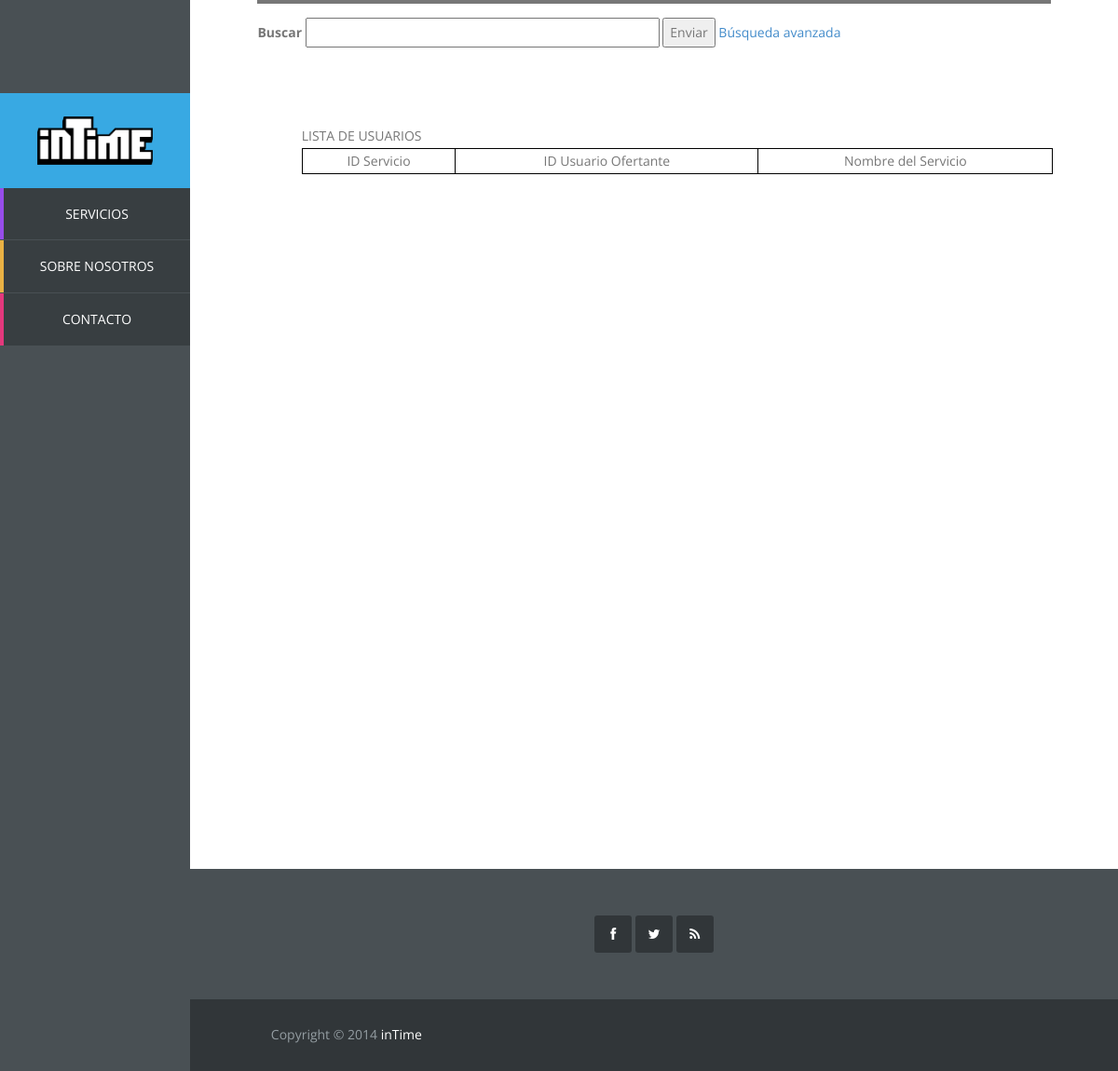
Page /vista/serviciosadmin.php on the earlier database version.
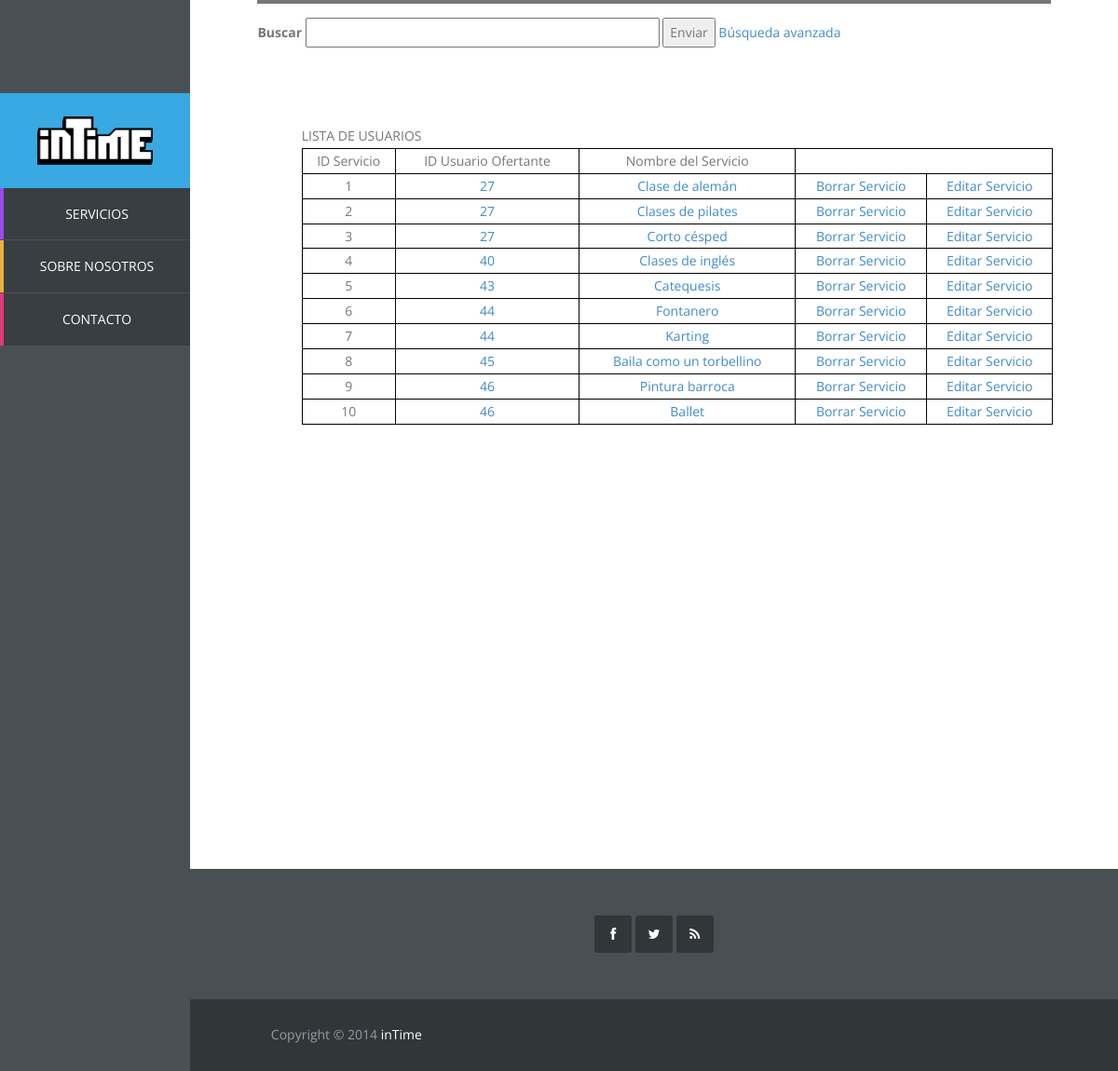
Same page on the later database version.
### tables this page shows
CREATE TABLE IF NOT EXISTS `servicio` (
  `id_servicio` int(11) NOT NULL AUTO_INCREMENT,
  `id_usuario` int(11) NOT NULL,
  `id_categoria` int(11) NOT NULL,
  `nombre_servicio` varchar(50) NOT NULL,
  `descripcion` varchar(1000) DEFAULT NULL,
  `horas` int(11) NOT NULL,
  `foto_servicio` varchar(20) DEFAULT NULL,
  PRIMARY KEY (`id_servicio`),
  KEY `id_usuario` (`id_usuario`),
  KEY `id_categoria` (`id_categoria`)
);

### controlador/op_base_datos.php (called while the page is built, shortened)
<?php
class Mysql{
	protected $host="localhost";
	protected $user="root";
    protected $clave="";
	protected function conectar(){
        $this->conexion=mysqli_connect($this->host,$this->user,$this->clave);
    }
}

### controlador/op_base_datos_servicio.php (called while the page is built, shortened)
<?php
require_once '../controlador/op_base_datos.php';
class MysqlServicio extends Mysql {
	public function mostrar_todos_servicios(){
		$pst = $this->conexion->prepare("select * from servicio");
		$pst->execute();
		$resultado = $pst->get_result();
		return $resultado;
	}
}

### vista/serviciosadmin.php (the view, shortened to what this page needs)
<!DOCTYPE html>
<?php
	require_once '../controlador/op_base_datos_servicio.php';
?>
<html lang="es">
	<?php include "head.php";?>
	<body>
		<?php include "sidebar.php"
		?>
		<div id="main-content">
			<div id="templatemo">
				<div class="section-content">
					<div class="row">
						<div class="col-md-12">
							<div class="section-title">
								<div class="buscador">
									<form method="post" action="busqueda.php" accept-charset="utf-8">
										<label>Buscar</label>
										<input type="text" name="nombrebusq" size="50">
										<button type="submit" name="submit">
											Enviar
										</button>
										<a href="">Búsqueda avanzada</a>
									</form>
								</div>
							</div>
						</div>
					</div>
					<div class="panel-admin">
						<div class="lista-admin">
							<table>
								<?php
								$BDD = new MysqlServicio();
								$resultado = $BDD->mostrar_todos_servicios();
								echo "<table border='1' cellpadding='2' cellspacing='2'";
								echo "<tr><td>ID Servicio</td><td>ID Usuario Ofertante</td><td>Nombre del Servicio</td>";
								while ($row = mysqli_fetch_array($resultado)) {
								$id = $row['id_servicio'];
								$id_usuario = $row['id_usuario'];
							        echo "<tr>";
							        echo "<td>".$row["id_servicio"]."</td>";
							        echo "<td><a href='../vista/perfil.php?id_usuario=$id_usuario';>".$row["id_usuario"]."</a></td>";
							        echo "<td><a href='../vista/servicio.php?id_servicio=$id';>".$row["nombre_servicio"]."</a></td>";
									echo "<td><a href = '#' onClick='javascript:ConfirmDelete($id)'‌​>Borrar Servicio</a></td>";
									echo "<td><a href='../vista/editarservicio.php?id_servicio=$id';>Editar Servicio</a></td>";
							        echo "</tr>";
								}
								?>
								</table>
					</div>
				</div>
			</div>
			<?php include 'footer.php'
			?>
		</div>
	</body>
</html>

Differences in the rows shown:
added servicio: id_servicio "1", id_usuario "27", nombre_servicio "Clase de alemán"
added servicio: id_servicio "2", id_usuario "27", nombre_servicio "Clases de pilates"
added servicio: id_servicio "3", id_usuario "27", nombre_servicio "Corto césped"
added servicio: id_servicio "4", id_usuario "40", nombre_servicio "Clases de inglés"
added servicio: id_servicio "5", id_usuario "43", nombre_servicio "Catequesis"
added servicio: id_servicio "6", id_usuario "44", nombre_servicio "Fontanero"
added servicio: id_servicio "7", id_usuario "44", nombre_servicio "Karting"
added servicio: id_servicio "8", id_usuario "45", nombre_servicio "Baila como un torbellino"
added servicio: id_servicio "9", id_usuario "46", nombre_servicio "Pintura barroca"
added servicio: id_servicio "10", id_usuario "46", nombre_servicio "Ballet"
